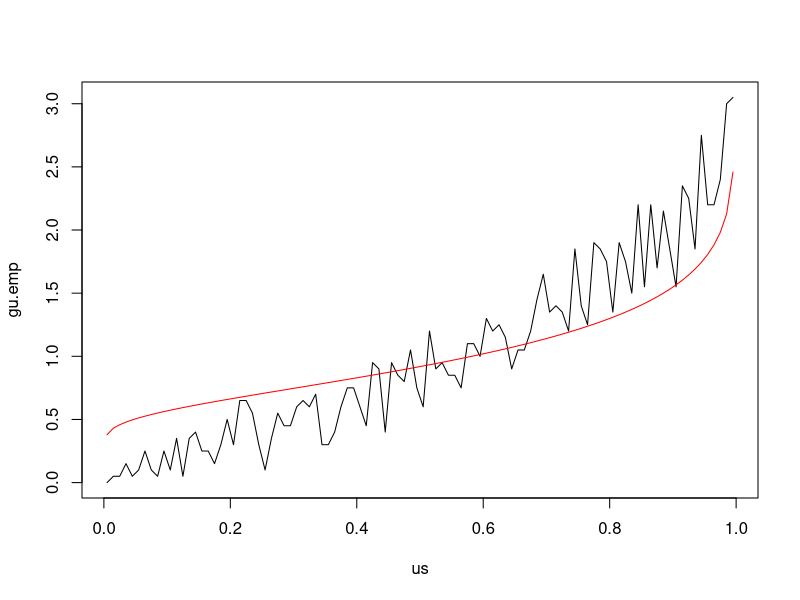

R code for this plot:
library(pracma)
library(class)

get_bayes_acc <- function(mus, mc.res = 10) {
  k <- nrow(mus)
  p <- ncol(mus)
  zs <- rep(1:k, each = mc.res)
  mus2 <- mus[zs, , drop = FALSE]
  ys <- mus2 + randn(k * mc.res, p)
  cl <- knn(train = mus, test = ys, cl = 1:k)
  sum(cl == zs)/length(zs)
}

get_vs <- function(mus, r) {
  k <- nrow(mus)
  p <- ncol(mus)
  zs <- rep(1:k, each = r)
  mus2 <- mus[zs, , drop = FALSE]
  ys <- mus2 + randn(k * r, p)
  dd <- -pracma::pdist2(mus, ys)
  rankconv <- apply(dd, 2, rank)
  Vs <- list()
  for (i in 1:k) {
    Vs[[i]] <- rankconv[i, 1:r + (r * (i-1))]  
  }
  Vs <- do.call(c, Vs)
  Vs
}

compute_g0 <- function(p, g.res, mc.res) {
  psM <- (1:mc.res - 0.5)/mc.res
  us <- (1:g.res - 0.5)/g.res
  ubreaks <- (0:g.res)/g.res
  nms2 <- qchisq(psM, df = p)
  ans <- 0 * us
  for (i in 1:mc.res) {
    nm <- nms2[i]
    qbreaks <- qchisq(1-ubreaks, p, ncp = nm)
    pbreaks <- pchisq(qbreaks, p)
    pcont <- pbreaks[-(g.res + 1)] - pbreaks[-1]
    ans <- ans + pcont/mc.res * g.res
  }
  ans
}





####
##  Testing code
####
p <- 1
k <- 10
mc.res <- 1000
g.res <- 100
r <- 2
mus <- randn(k, p)

t1 <- proc.time()
mus <- randn(2000, 1)
vs <- get_vs(mus, 1)
g.res <- 100
us <- (1:g.res - 0.5)/g.res
ubreaks <- (0:g.res)/g.res
res <- hist(vs/nrow(mus), breaks = ubreaks, plot = FALSE)
gu.emp <- res$counts/length(vs) * g.res
plot(us, gu.emp, type = "l")
proc.time() - t1

t1 <- proc.time()
gu0 <- compute_g0(1, 100, 400)
proc.time() - t1
sum(gu0)
lines(us, gu0, col = "red")
